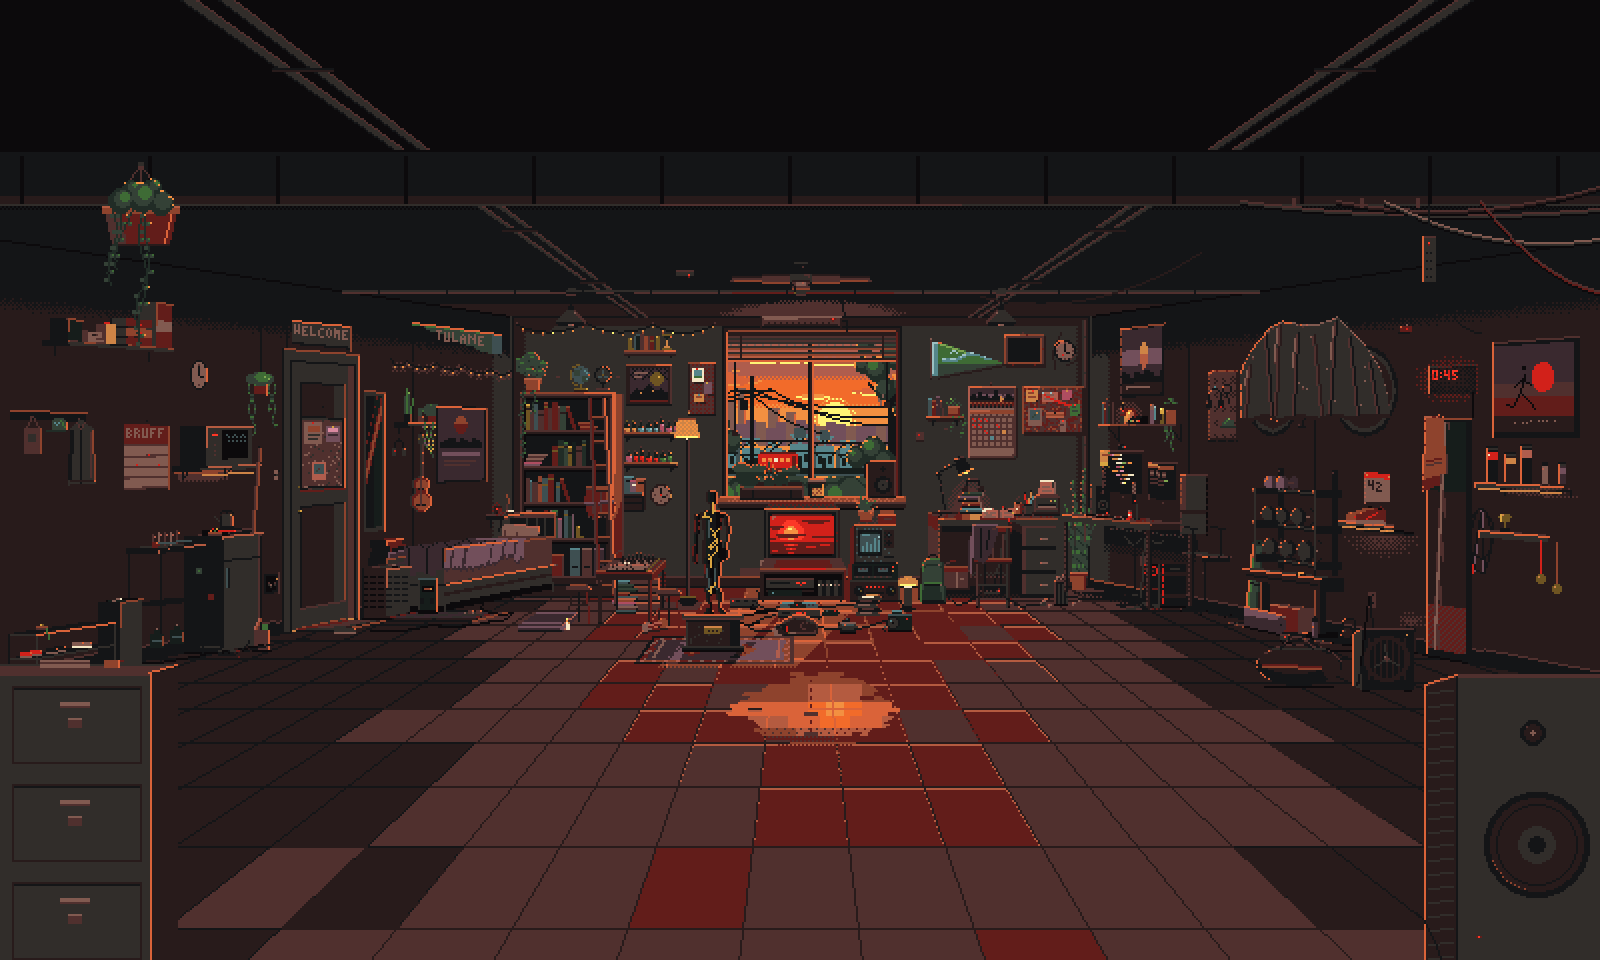

Python code for this plot:
#!/usr/bin/env python3
"""See / critique / fix previews for part "centre-gym" (gym on the right wall + the room centre).

Composites the shell, every other part that exists (for context) and this part on the 800x480 world canvas
the way the engine draws them (layer, shell first, contact y = y + image height, manifest order) and saves:
  preview.png             full art at 2x: hotspots at s1, room tier 3
  preview-crop4x.png      4x crop of the gym (world x 500..720, y 30..262)
  preview-centre4x.png    4x crop of the centre (world x 226..356, y 140..240)
  preview-stages.png      4x gym crops at s0 | s2 (bike awake on the s2 crop)
  preview-tiers.png       4x crops at tier 1 | tier 5 (gym and centre)
  preview-statue.png      the statue t1..t5 at 6x and the close-up t1..t5 at 3x
Prints the dark share of the gym territory and the hotspot boxes.

Run: python3 art/room/centre-gym/preview.py
"""
from __future__ import annotations

import json
import sys
from pathlib import Path

from PIL import Image

HERE = Path(__file__).resolve().parent
ROOT = HERE.parents[2]
PROTO = ROOT / "docs" / "redesign" / "room-prototype"
AX0, AY0, AW, AH = -80, -96, 800, 480
PAL = json.loads((ROOT / "art" / "room" / "common" / "palette.json").read_text())
RGB2N = {tuple(int(h[i:i + 2], 16) for i in (1, 3, 5)): n for n, h, _ in PAL["colors"]}
DARK = {"VOID", "INK", "INK_COOL", "BROWN_0", "BROWN_1", "BROWN_2", "TERRA_0", "LEAF_0", "LEAF_1", "PLUM_0",
        "SLATE_0", "GOLD_DK"}
ME = "centre-gym"
GYM = (500, 30, 720, 262)
CEN = (226, 140, 356, 240)


def parts():
    out = []
    for d in sorted((ROOT / "art" / "room").iterdir()):
        if d.name in ("common",) or not (d / "manifest.json").exists():
            continue
        out.append(d.name)
    out.sort(key=lambda n: (n != "shell", n))
    return out


def load(part):
    return json.loads((ROOT / "art" / "room" / part / "manifest.json").read_text())["items"]


def pick(it, stage, tier, awake):
    v = it["variants"]
    if awake and "awake" in v:
        return v["awake"]
    if f"s{stage}" in v:
        return v[f"s{stage}"]
    for t in range(tier, 0, -1):
        if f"t{t}" in v:
            return v[f"t{t}"]
    return v.get("base") or v.get("s1") or v.get("s0")


def compose(stage=1, tier=3, awake=False, only_me=False):
    items = []
    for part in parts():
        if only_me and part not in ("shell", ME):
            continue
        items += load(part)
    canvas = Image.new("RGBA", (AW, AH), (12, 10, 12, 255))
    entries = []
    for order, it in enumerate(items):
        if it["kind"] == "overlay":
            continue
        path = pick(it, stage, tier, awake)
        if not path:
            continue
        im = Image.open(PROTO / path).convert("RGBA")
        shell = it["kind"] == "shell"
        entries.append((it["layer"], 0 if shell else 1, 0 if shell else it["y"] + im.height, order, it, im))
    entries.sort(key=lambda e: e[:4])
    for _, _, _, _, it, im in entries:
        canvas.alpha_composite(im, (it["x"] - AX0, it["y"] - AY0))
    return canvas


def up(img, s):
    return img.resize((img.width * s, img.height * s), Image.NEAREST)


def crop(img, box):
    x0, y0, x1, y1 = box
    return img.crop((x0 - AX0, y0 - AY0, x1 - AX0, y1 - AY0))


def side(*ims, gap=8):
    w = sum(i.width for i in ims) + gap * (len(ims) - 1)
    h = max(i.height for i in ims)
    out = Image.new("RGBA", (w, h), (40, 40, 40, 255))
    x = 0
    for i in ims:
        out.paste(i, (x, 0))
        x += i.width + gap
    return out


def dark_share(img, box):
    c = crop(img, box).convert("RGB")
    px = list(c.getdata())
    return sum(1 for p in px if RGB2N.get(p) in DARK) / len(px)


def main():
    day = compose()
    up(day, 2).save(HERE / "preview.png")
    up(crop(day, GYM), 4).save(HERE / "preview-crop4x.png")
    up(crop(day, CEN), 4).save(HERE / "preview-centre4x.png")
    up(side(crop(compose(stage=0), GYM), crop(compose(stage=2, awake=True), GYM)), 3).save(HERE / "preview-stages.png")
    t1, t5 = compose(tier=1), compose(tier=5)
    up(side(crop(t1, GYM), crop(t5, GYM), crop(t1, CEN), crop(t5, CEN)), 3).save(HERE / "preview-tiers.png")
    mine = load(ME)
    st = next(i for i in mine if i["id"] == "centre.statue")
    cl = next(i for i in mine if i["id"] == "centre.statue-closeup")
    bg = (40, 27, 27, 255)
    small = [Image.alpha_composite(Image.new("RGBA", Image.open(PROTO / st["variants"][f"t{t}"]).size, bg),
                                   Image.open(PROTO / st["variants"][f"t{t}"]).convert("RGBA")) for t in range(1, 6)]
    big = [Image.alpha_composite(Image.new("RGBA", Image.open(PROTO / cl["variants"][f"t{t}"]).size, bg),
                                 Image.open(PROTO / cl["variants"][f"t{t}"]).convert("RGBA")) for t in range(1, 6)]
    a = up(side(*small, gap=4), 6)
    b = up(side(*big, gap=4), 3)
    sheet = Image.new("RGBA", (max(a.width, b.width), a.height + b.height + 12), (30, 30, 30, 255))
    sheet.paste(a, (0, 0))
    sheet.paste(b, (0, a.height + 12))
    sheet.save(HERE / "preview-statue.png")
    print("dark share, gym territory (x 540..720, y 30..262):", f"{dark_share(day, (540, 30, 720, 262)):.1%}")
    print("dark share, whole core:", f"{dark_share(day, (0, 0, 640, 270)):.1%}")
    for it in mine:
        if it["kind"] == "hotspot":
            im = Image.open(PROTO / next(iter(it["variants"].values())))
            bb = im.getbbox()
            print(f"  hotspot {it['id']:16s} L{it['layer']} sprite ({it['x']},{it['y']}) "
                  f"opaque x {it['x'] + bb[0]}..{it['x'] + bb[2] - 1} y {it['y'] + bb[1]}..{it['y'] + bb[3] - 1} "
                  f"led {it['led']}")


if __name__ == "__main__":
    sys.exit(main())
